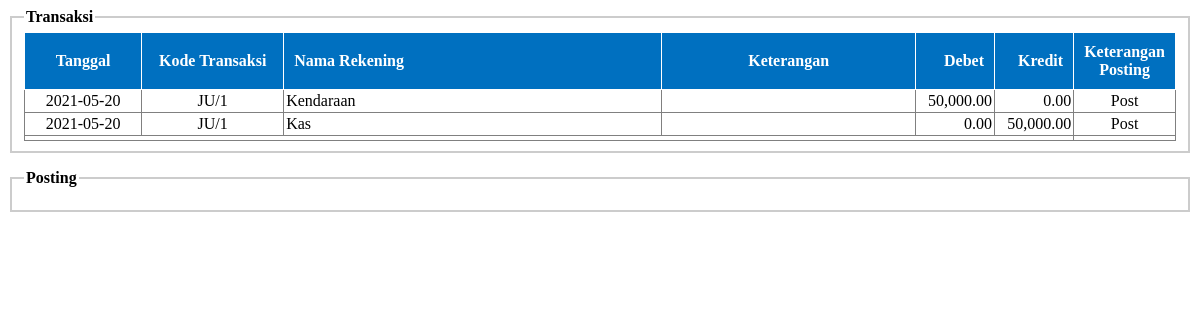
Screenshot of /admin/modul/mod_jurnal/jurnal-posting.php (signed in) with the database file from the repository.
### tables this page shows
CREATE TABLE `tabel_akuntansi_transaksi` (
  `id_transaksi` int(15) NOT NULL,
  `kode_jurnal` varchar(15) NOT NULL,
  `nomor_perkiraan` varchar(10) NOT NULL,
  `tanggal_transaksi` varchar(12) NOT NULL,
  `bulan_transaksi` varchar(20) NOT NULL,
  `jenis_transaksi` varchar(15) NOT NULL,
  `keterangan_transaksi` text NOT NULL,
  `debet` bigint(20) NOT NULL,
  `kredit` bigint(20) NOT NULL,
  `tanggal_posting` varchar(12) NOT NULL,
  `keterangan_posting` varchar(10) NOT NULL,
  `id_user` varchar(10) NOT NULL
);

CREATE TABLE `tabel_akuntansi_master` (
  `id_perkiraan` int(11) NOT NULL,
  `nomor_perkiraan` varchar(6) NOT NULL,
  `nama_perkiraan` varchar(30) NOT NULL,
  `tipe` varchar(7) NOT NULL,
  `induk` varchar(5) NOT NULL,
  `level` int(6) DEFAULT NULL,
  `kelompok` varchar(10) NOT NULL,
  `normal` varchar(10) NOT NULL,
  `awal_debet` bigint(20) DEFAULT NULL,
  `awal_kredit` bigint(20) DEFAULT NULL,
  `mut_debet` bigint(20) NOT NULL,
  `mut_kredit` bigint(20) NOT NULL,
  `sisa_debet` bigint(20) NOT NULL,
  `sisa_kredit` bigint(20) NOT NULL,
  `rl_debet` bigint(20) NOT NULL,
  `rl_kredit` bigint(20) NOT NULL,
  `nrc_debet` bigint(20) NOT NULL,
  `nrc_kredit` bigint(20) NOT NULL
);

### admin/modul/mod_jurnal/jurnal-posting.php (the view, shortened to what this page needs)
<head><meta http-equiv="Content-Type" content="text/html; charset=utf-8">
  </head>
<?php session_start();
if(isset($_SESSION['id_user']))
{
?>
	<html>
	<head>
	</head>
	<body onLoad=document.postform.elements['kode'].focus();>
	<fieldset style="border:solid 2px #ccc;">
		<legend><strong>Transaksi</strong></legend>
		<table id='rounded-corner' border="1">
		<thead>
			<tr>
			  <th width="145" class=rounded-company>Tanggal</th>
              <th width="184" class=hr>Kode Transaksi</th>
              <th width="700" class=hr align="left">Nama Rekening</th>
			  <th width="410" class=hr>Keterangan</th>
			  <th width="70" class=hr><div align="right">Debet</div></th>
			  <th width="70" class=hr><div align="right">Kredit</div></th>
			  <th class="rounded-q4" scope="col">Keterangan Posting</th>
		</tr>
		</thead>
		<tbody>
	  <?php
			$query_transaksi=mysqli_query($koneksi, "select * from tabel_akuntansi_transaksi transaksi, tabel_akuntansi_master master where transaksi.nomor_perkiraan=master.nomor_perkiraan order by id_transaksi asc");
			while($row_tran=mysqli_fetch_array($query_transaksi)){
				$NamaPerkiraanx = strtolower($row_tran[nama_perkiraan]);
				$NamaPerkiraan	= ucwords($NamaPerkiraanx);
				$debet=$row_tran['debet'];
				$kredit=$row_tran['kredit'];
				?>
				<tr>
                <td><div align="center"><?php echo $row_tran['tanggal_transaksi'];?></div></td>
                <td><div align="center"><?php echo $row_tran['kode_jurnal'];?></div></td>
                <td><div align="left"><?php echo $NamaPerkiraan;?></div></td>
                <td><?php echo $row_tran['keterangan_transaksi'];?></td>
                <td align="right"><?php echo number_format($debet,2,'.',','); ?></td>
                <td align="right"><?php echo number_format($kredit,2,'.',','); ?></td>
                <td align="center"><?php echo $row_tran['keterangan_posting'];?></td>
				</tr>
				<?php
			}
			?>
		</tbody>
		<tfoot>
			<tr>
				<td colspan='6' class='rounded-foot-left'></td>
				<td class='rounded-foot-right'></td>
		  </tr>
		</tfoot>
		</table>
	</fieldset>
	<fieldset style="border:solid 2px #ccc;">
		<legend><strong>Posting</strong></legend>
		<table border="0" align="center">
		<tr>
			<td width="72" align="center">
			?>		  </td>
		</tr>
		<tr>
			<td width="601" align="center">
            </td>
		</tr>
		</table>
	</fieldset>
	</body>
	</html>
<?php
}else{
	echo "Forbidden Access!";
}
?>

### admin/modul/mod_jurnal/jurnal-posting.php (style rules this page uses)
table { border-collapse: collapse; }
thead > tr { background-color: #0070C0; color:#f1f1f1; }
thead > tr > th { background-color: #0070C0; color:#fff; padding: 10px; border-color: #fff; }
th, td { padding: 2px; }
th { color: #222; }
body { font-family:Calibri; }

### rows the page displays
tabel_akuntansi_transaksi: tanggal_transaksi "2021-05-20", kode_jurnal "JU/1", tabel_akuntansi_master.nama_perkiraan "Kendaraan", debet "50,000.00", kredit "0.00", keterangan_posting "Post"
tabel_akuntansi_transaksi: tanggal_transaksi "2021-05-20", kode_jurnal "JU/1", tabel_akuntansi_master.nama_perkiraan "Kas", debet "0.00", kredit "50,000.00", keterangan_posting "Post"
